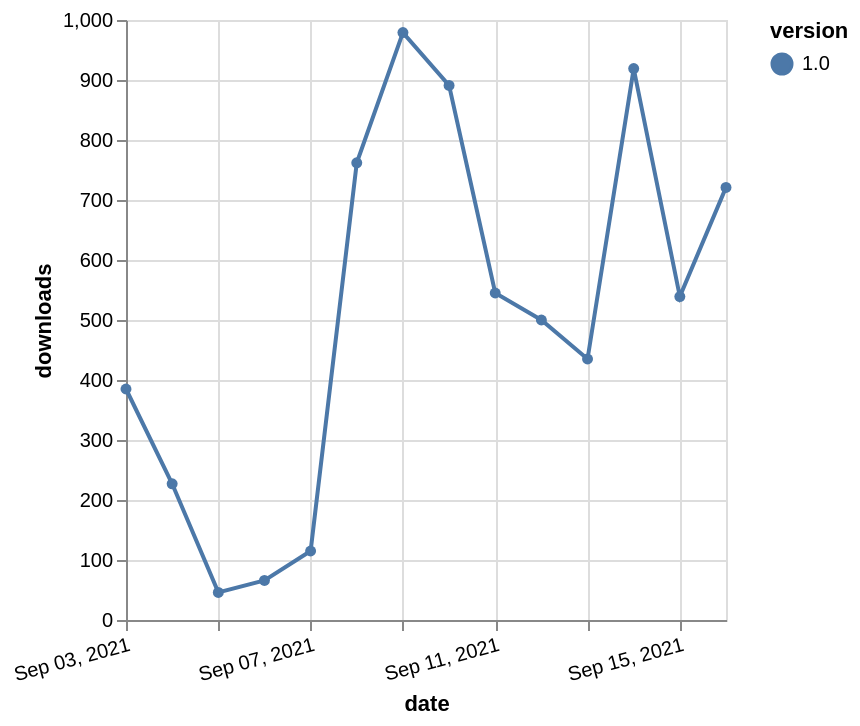

Specify this chart in Vega-Lite:
### Vega-Lite specification from a JSON file in a GitHub repository (floating-point values rounded to 4 significant figures)
{"$schema": "https://vega.github.io/schema/vega-lite/v5.json", "description": "A simple bar chart with embedded data.", "data": {"values": [{"date": "2021-09-03", "total": 150905, "delta": 385, "version": "1.0"}, {"date": "2021-09-04", "total": 151132, "delta": 227, "version": "1.0"}, {"date": "2021-09-05", "total": 151178, "delta": 46, "version": "1.0"}, {"date": "2021-09-06", "total": 151244, "delta": 66, "version": "1.0"}, {"date": "2021-09-07", "total": 151359, "delta": 115, "version": "1.0"}, {"date": "2021-09-08", "total": 152121, "delta": 762, "version": "1.0"}, {"date": "2021-09-09", "total": 153100, "delta": 979, "version": "1.0"}, {"date": "2021-09-10", "total": 153991, "delta": 891, "version": "1.0"}, {"date": "2021-09-11", "total": 154536, "delta": 545, "version": "1.0"}, {"date": "2021-09-12", "total": 155036, "delta": 500, "version": "1.0"}, {"date": "2021-09-13", "total": 155471, "delta": 435, "version": "1.0"}, {"date": "2021-09-14", "total": 156390, "delta": 919, "version": "1.0"}, {"date": "2021-09-15", "total": 156929, "delta": 539, "version": "1.0"}, {"date": "2021-09-16", "total": 157650, "delta": 721, "version": "1.0"}]}, "width": "container", "mark": {"type": "line", "point": {"filled": true}}, "encoding": {"x": {"field": "date", "type": "temporal", "timeUnit": "yearmonthdate", "title": "date", "axis": {"labelAngle": -15}}, "y": {"field": "delta", "type": "quantitative", "title": "downloads"}, "color": {"field": "version", "type": "nominal"}, "tooltip": {"field": "delta"}}}
